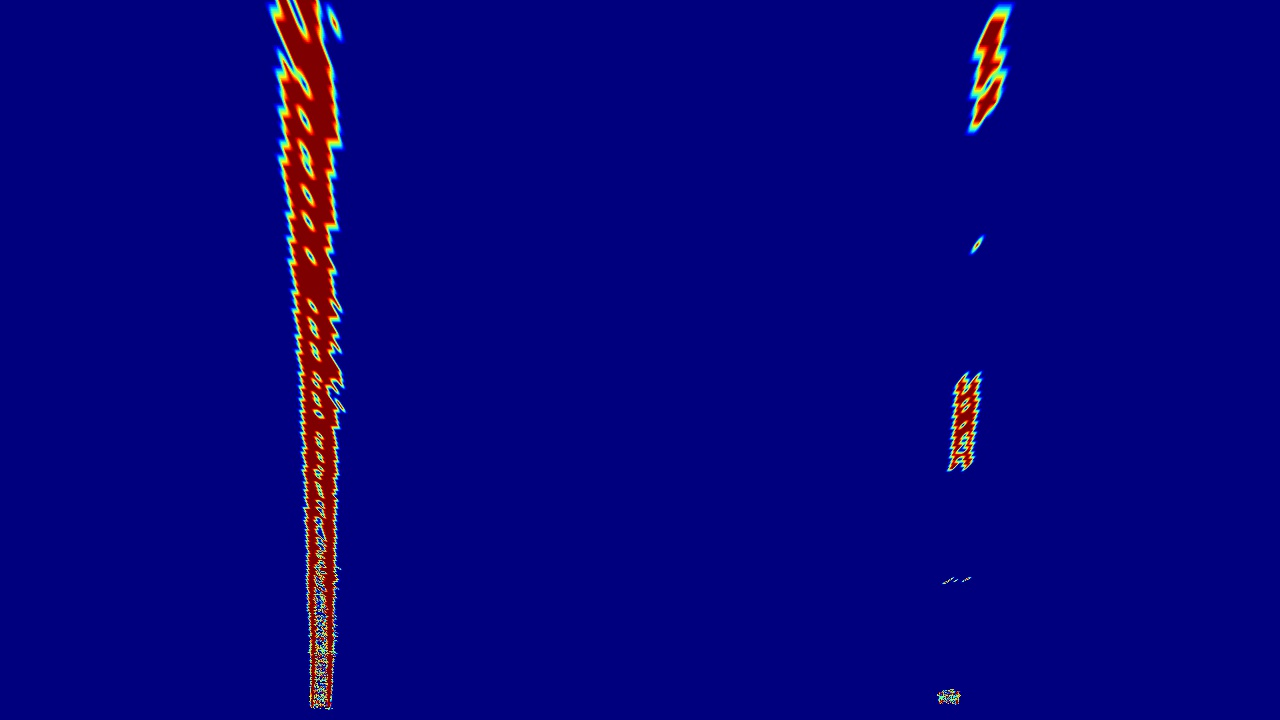
#> input picture output_images/warped_straight_lines1-single.jpg, 1280 x 720 px
$ jupyter execute 'Sliding Window Search (Lesson 34).ipynb'
#> lines starting #> are read from the running program, lines starting #| are printed output that depends on the picture; after the words box and inside, x2 and y2 are one past the last pixel; in counts of white or black regions, pixels touching at a corner belong together
### Sliding Window Search (Lesson 34)

Another way to approach the sliding window method is to apply a convolution, which will maximize the number of "hot" pixels in each window. A convolution is the summation of the product of two separate signals, in our case the window template and the vertical slice of the pixel image.

You slide your window template across the image from left to right and any overlapping values are summed together, creating the convolved signal. The peak of the convolved signal is where there was the highest overlap of pixels and the most likely position for the lane marker.

Now let's try using convolutions to find the best window center positions in a thresholded road image. The code below allows you to experiment with using convolutions for a sliding window search function. Go ahead and give it a try.

[cell 1]
import numpy as np
import matplotlib.pyplot as plt
import matplotlib.image as mpimg
import glob
import cv2

[cell 2]
# Read in a thresholded image
# warped = mpimg.imread('./test_images/warped-example.jpg', cv2.IMREAD_UNCHANGED)
# Test Output from Project 4
warped = mpimg.imread('./output_images/warped_straight_lines1-single.jpg', cv2.IMREAD_UNCHANGED)
#> warped is the input picture: shape (720, 1280, 3); mean R, G, B 5.4, 2.9, 123.6
warped = cv2.cvtColor(warped, cv2.COLOR_RGB2GRAY)
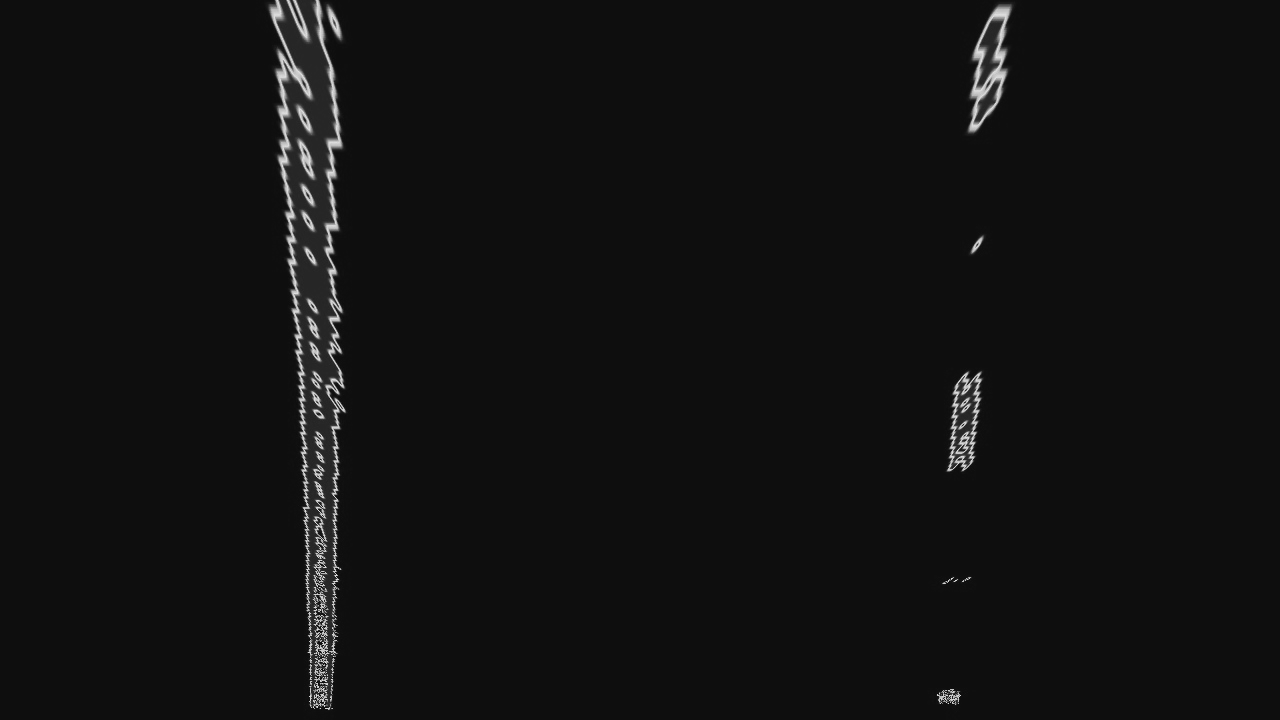
#> warped: shape (720, 1280); min 9, max 226, mean 17.1

# window settings
window_width = 50
window_height = 80 # Break image into 9 vertical layers since image height is 720
margin = 100 # How much to slide left and right for searching

[cell 3]
def window_mask(width, height, img_ref, center,level):
    output = np.zeros_like(img_ref)
    output[int(img_ref.shape[0]-(level+1)*height):int(img_ref.shape[0]-level*height),max(0,int(center-width/2)):min(int(center+width/2),img_ref.shape[1])] = 1
    return output

[cell 4]
def find_window_centroids(image, window_width, window_height, margin):
#> called with window_width = 50, window_height = 80, margin = 100
    window_centroids = [] # Store the (left,right) window centroid positions per level
    window = np.ones(window_width) # Create our window template that we will use for convolutions

    # First find the two starting positions for the left and right lane by using np.sum to get the vertical image slice
    # and then np.convolve the vertical image slice with the window template

    # Sum quarter bottom of image to get slice, could use a different ratio
    l_sum = np.sum(warped[int(3*warped.shape[0]/4):,:int(warped.shape[1]/2)], axis=0)
#> l_sum = 640 values, max 19372 at index 316, min 2520 at index 0, mean 3089.3
    l_center = np.argmax(np.convolve(window,l_sum))-window_width/2
#> l_center = 327
    r_sum = np.sum(warped[int(3*warped.shape[0]/4):,int(warped.shape[1]/2):], axis=0)
#> r_sum = 640 values, max 4757 at index 311, min 2520 at index 0, mean 2578.9
    r_center = np.argmax(np.convolve(window,r_sum))-window_width/2+int(warped.shape[1]/2)
#> r_center = 951

    # Add what we found for the first layer
    window_centroids.append((l_center,r_center))

    # Go through each layer looking for max pixel locations
    for level in range(1,(int)(warped.shape[0]/window_height)):
        # convolve the window into the vertical slice of the image
        image_layer = np.sum(warped[int(warped.shape[0]-(level+1)*window_height):int(warped.shape[0]-level*window_height),:], axis=0)
        conv_signal = np.convolve(window, image_layer)

        # Find the best left centroid by using past left center as a reference
        # Use window_width/2 as offset because convolution signal reference is at right side of window, not center of window
        offset = window_width/2
        l_min_index = int(max(l_center+offset-margin,0))
        l_max_index = int(min(l_center+offset+margin,warped.shape[1]))
        l_center = np.argmax(conv_signal[l_min_index:l_max_index])+l_min_index-offset

        # Find the best right centroid by using past right center as a reference
        r_min_index = int(max(r_center+offset-margin,0))
        r_max_index = int(min(r_center+offset+margin,warped.shape[1]))
        r_center = np.argmax(conv_signal[r_min_index:r_max_index])+r_min_index-offset

        # Add what we found for that layer
        window_centroids.append((l_center,r_center))
#> this loop made 8 passes
#> (l_min_index, l_max_index, l_center, r_min_index, r_max_index, r_center) on passes 1 to 8: (252, 452, 327, 876, 1076, 951), (252, 452, 322, 876, 1076, 948), (247, 447, 320, 873, 1073, 967), (245, 445, 318, 892, 1092, 967), (243, 443, 313, 892, 1092, 967), (238, 438, 310, 892, 1092, 967), (235, 435, 304, 892, 1092, 983), (229, 429, 298, 908, 1108, 991)
#> after the loop, window_centroids = [(327, 951), (327, 951), (322, 948), (320, 967), (318, 967), (313, 967), (310, 967), (304, 983), (298, 991)]

    return window_centroids

window_centroids = find_window_centroids(warped, window_width, window_height, margin)

[cell 5]
# If we found any window centers
if len(window_centroids) > 0:
    # Points used to draw all the left and right windows
    l_points = np.zeros_like(warped)
    r_points = np.zeros_like(warped)

    # Go through each level and draw the windows
    for level in range(0,len(window_centroids)):
        # Window_mask is a function to draw window areas
        l_mask = window_mask(window_width,window_height,warped,window_centroids[level][0],level)
        r_mask = window_mask(window_width,window_height,warped,window_centroids[level][1],level)

        # Add graphic points from window mask here to total pixels found
        l_points[(l_points == 255) | ((l_mask == 1) ) ] = 255
        r_points[(r_points == 255) | ((r_mask == 1) ) ] = 255
#> this loop made 9 passes
#> pass 1, `l_mask = window_mask(window_width,window_height,warped,window_centroid..`:
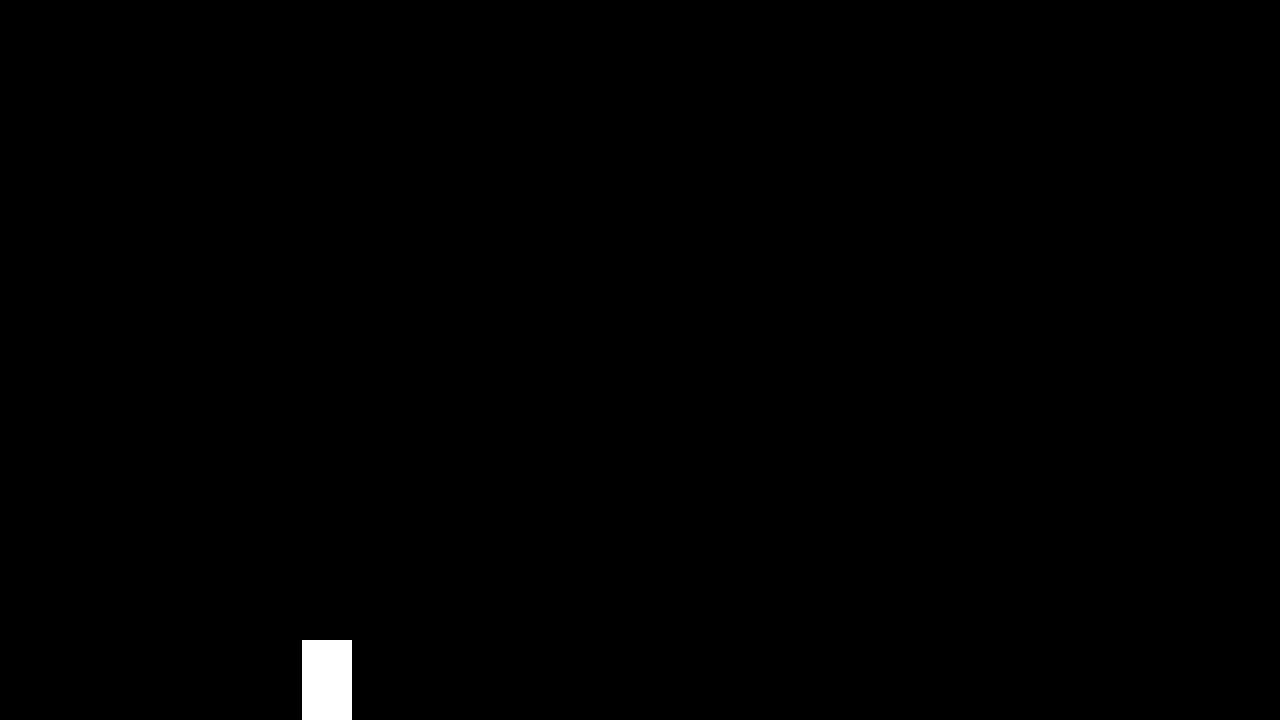
#> l_mask: shape (720, 1280); values 0 (black) and 1 (white), 0.43% white; 1 white region, box (x1, y1, x2, y2) and area: (302, 640, 352, 720) 4000
#> after the loop: l_points: shape (720, 1280); 3.9% white; 1 white region, box (x1, y1, x2, y2) and area: (273, 0, 352, 720) 36000
#> after the loop:
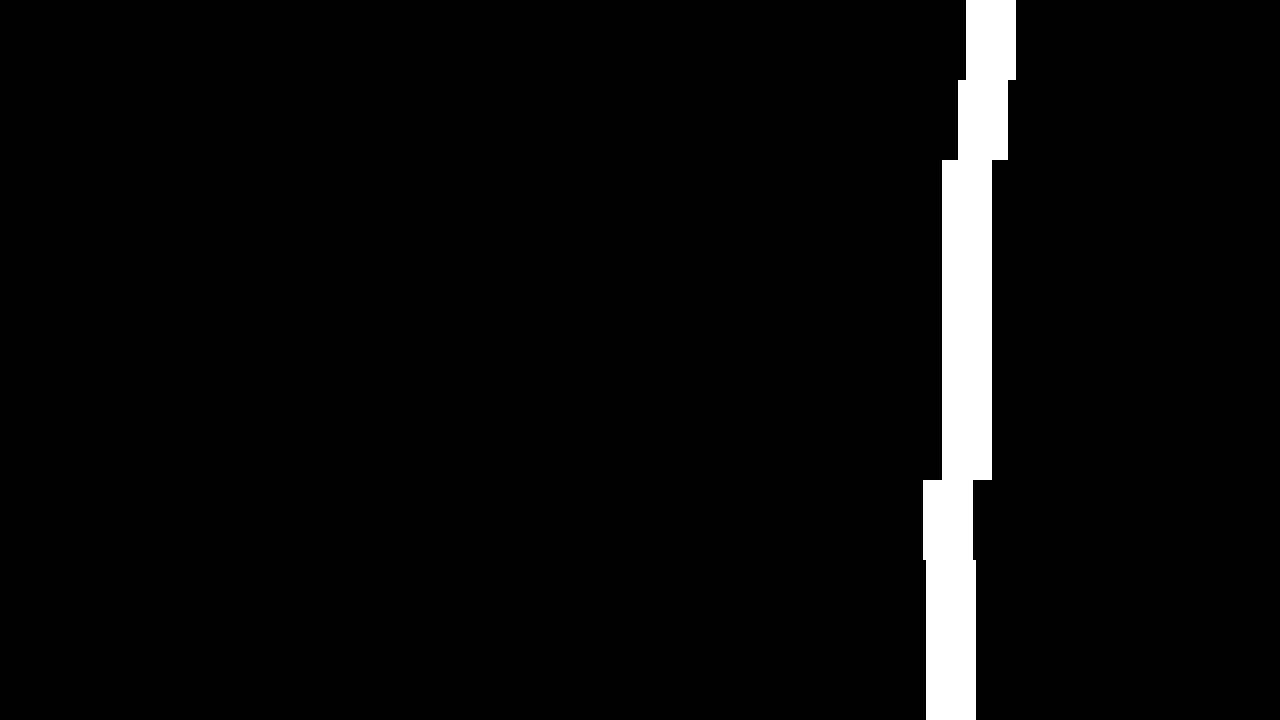
#> r_points: shape (720, 1280); 3.9% white; 1 white region, box (x1, y1, x2, y2) and area: (923, 0, 1016, 720) 36000

    # Draw the results
    template = np.array(r_points+l_points,np.uint8) # add both left and right window pixels together
#> template: shape (720, 1280); 7.8% white; 2 white regions, box (x1, y1, x2, y2) and area: (273, 0, 352, 720) 36000, (923, 0, 1016, 720) 36000
    zero_channel = np.zeros_like(template) # create a zero color channle
    template = np.array(cv2.merge((zero_channel,template,zero_channel)),np.uint8) # make window pixels green
#> template: shape (720, 1280, 3)
    warpage = np.array(cv2.merge((warped,warped,warped)),np.uint8) # making the original road pixels 3 color channels
    output = cv2.addWeighted(warpage, 1, template, 0.5, 0.0) # overlay the orignal road image with window results
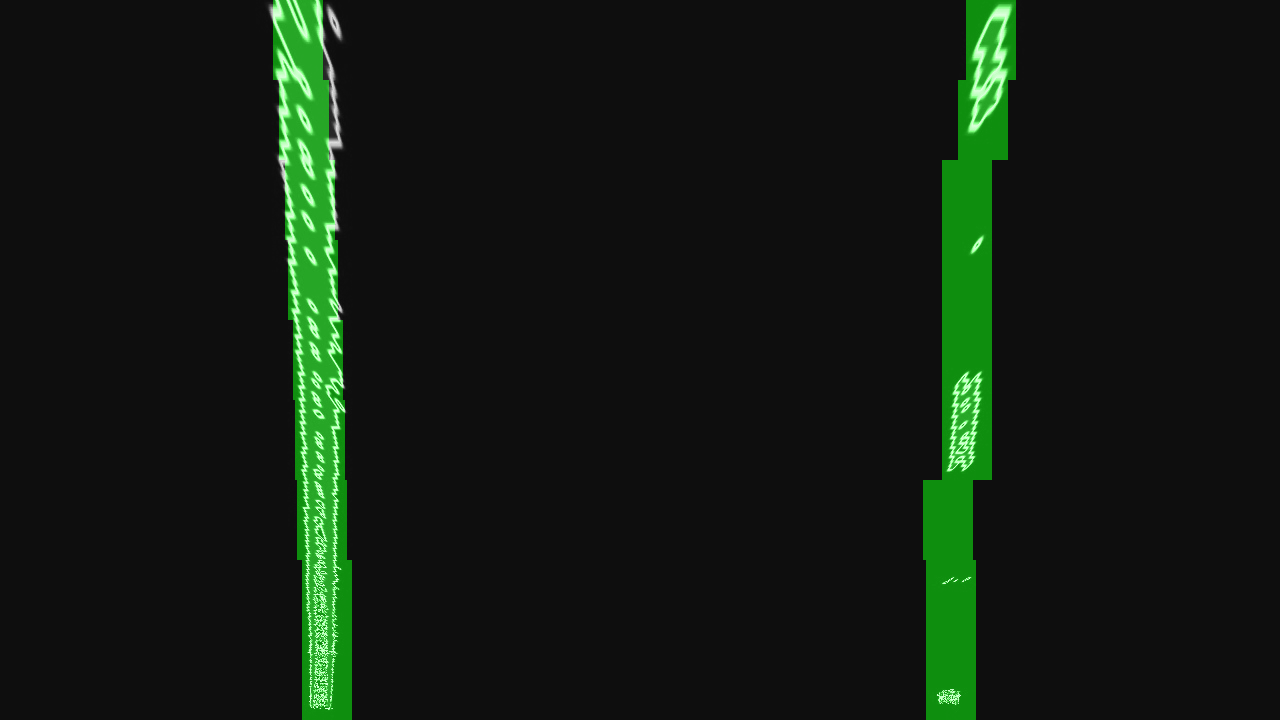
#> output: shape (720, 1280, 3); mean of channels 0, 1, 2 17.1, 26.4, 17.1; drawn as R, G, B
# If no window centers found, just display orginal road image
else:
    output = np.array(cv2.merge((warped,warped,warped)),np.uint8)

# Display the final results
plt.imshow(output)
plt.title('window fitting results')
plt.show()
